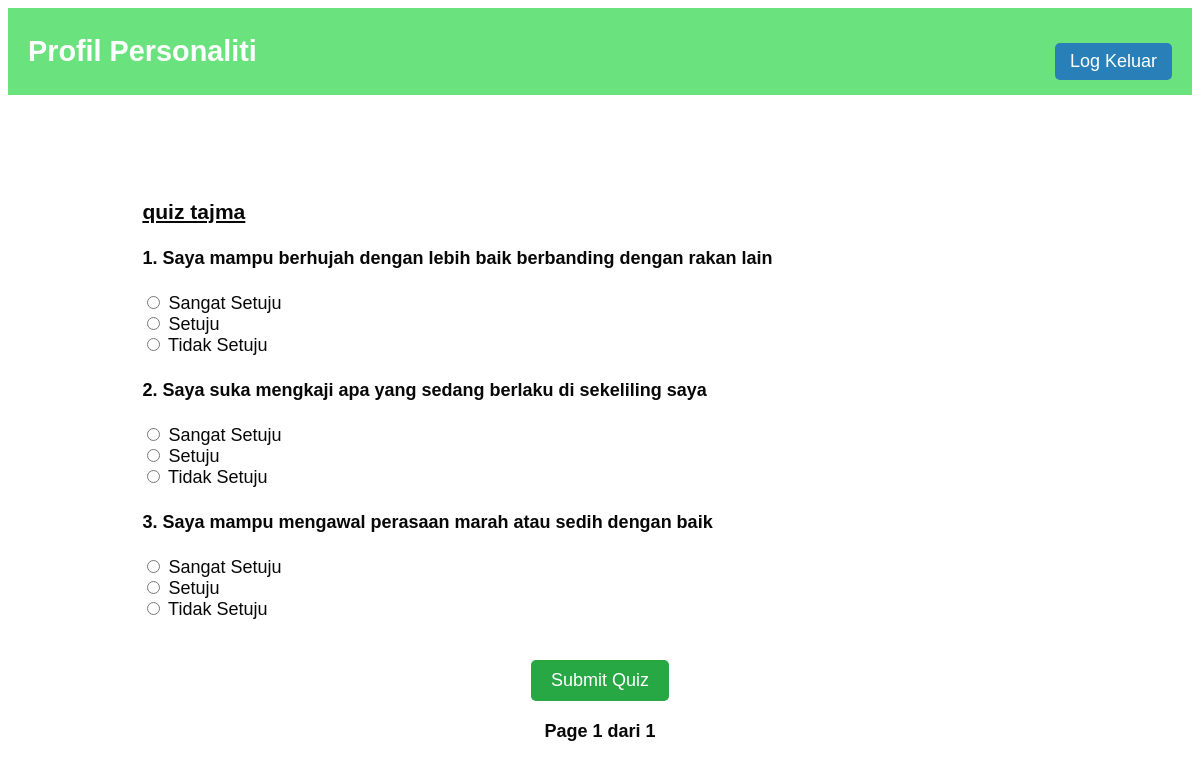
Page /kuiz/quiz/1 (signed in) on the committed database.
### profilpersonaliti/models.py (models this page shows, shortened)
class Quiz(models.Model):
    title = models.CharField(max_length=100)
    is_ready_to_publish = models.BooleanField(default=False)

class Question(models.Model):
    text = models.CharField(max_length=255)
    quiz = models.ForeignKey(Quiz, related_name="questions", on_delete=models.CASCADE)
    question_number = models.IntegerField(blank=True, null=True)
    class Meta:
        ordering = ["text"]

class Choice(models.Model):
    text = models.CharField(max_length=255)
    question = models.ForeignKey(
        Question, related_name="choices", on_delete=models.CASCADE
    )
    score = models.FloatField(default=0)

### profilpersonaliti/views.py (the view)
# urls.py: path("quiz/<int:quiz_id>", views.quizDetail, name="quiz_detail"),
@login_required(login_url="login")
def quizDetail(request, quiz_id):
    quiz = get_object_or_404(Quiz, id=quiz_id)
    questions = quiz.questions.all().order_by('question_number')
    page = request.GET.get("page", 1)  # default to page 1 if no page is specific
    num_of_items = 93
    paginator = Paginator(questions, num_of_items)  # show 3 question for question
    try:
        questions_page = paginator.page(page)
    except PageNotAnInteger:
        questions_page = paginator.page(1)
    except EmptyPage:
        questions_page = paginator.page(paginator.num_pages)
    offset = (questions_page.number - 1) * num_of_items
    context = {
        "quiz": quiz,
        "questions": questions_page,  # Pass the paginated questions
        "offset": offset,
    }
    return render(request, "quiz_detail.html", context)

### templates/quiz_detail.html (shortened to what this page needs)
{% extends "base_quiz.html" %}
{% block content %}
<div class="parent-div">
  <div class="centered-div">
    <h3 class="title">{{ quiz.title }}</h3>
    <form method="POST" id="quizform" action="{% if questions.has_next %}?page={{ questions.next_page_number }}{% else %}{% url 'quiz_submit' quiz.id %}{% endif %}">
      {% for question in questions %}
      <div class="question-block">
        <h4>{{ offset|add:forloop.counter }}. {{ question.text }}</h4>
        <div class="choices">
          {% for choice in question.choices.all %}
          <div class="choice">
            <input type="radio" id="choice_{{ choice.id }}" name="question_{{ question.id }}" value="{{ choice.id }}" />
            <label for="choice_{{ choice.id }}">{{ choice.text }}</label>
          </div>
          {% endfor %}
        </div>
      </div>
      {% endfor %}
      {% if questions.has_next %}
      <div class="pagination">
        <button type="submit" class="submit-button">Next</button>
      </div>
      {% else %}
      <div class="pagination">
        <button type="submit" class="submit-button">Submit Quiz</button>
      </div>
      {% endif %}
    </form>
    <div class="pagination">
      <span class="step-links">
        <span class="current">
          Page {{ questions.number }} dari {{ questions.paginator.num_pages }}
        </span>
      </span>
    </div>
  </div>
</div>
{% endblock content %}

### static/css/style.css (style rules this page uses)
body { font-family: "HeiTi SC Light", "Microsoft YaHei", sans-serif; color: var(--font-color); font-size: 18px; }
:root { --font-color: rgb(8, 8, 8); --primary-color: #6ae27e; --primary-darker: #2980b9; --success-color: #28a745; --error-color: red; --button-color: rgb(121, 117, 234); --button-hover: rgb(90, 86, 200); --light-bg: #f0f0f0; --border-color: #ddd; --message-bg: #e0f7fa; --message-border: #b2ebf2; --message-error-bg: #ffe0b2; --message-error-border: #ffcc80; --message-success-bg: #c8e6c9; --message-success-border: #a5d6a7; }
h1, h2, h3 { font-family: "HeiTi SC Light", "Microsoft YaHei", sans-serif; }
.parent-div { display: flex; align-items: center; justify-content: center; }
.centered-div { align-items: center; width: 80%; margin-top: 4rem; }
button, .submit-button { display: inline-block; width: auto; font-size: large; text-align: center; background-color: var(--button-color); color: white; border: none; border-radius: 5px; cursor: pointer; padding: 10px 20px; margin-top: 20px; }
.submit-button { background-color: var(--success-color); }
.title { text-decoration: underline; }
.pagination { text-align: center; margin-top: 20px; display: flex; justify-content: center; }
.pagination .current { font-weight: bold; }

### rows in the picture
Quiz: title "quiz tajma"
Question: counter "1", text "Saya mampu berhujah dengan lebih baik berbanding dengan rakan lain"
Choice: text "Sangat Setuju"
Choice: text "Setuju"
Choice: text "Tidak Setuju"
Question: question_number "2", text "Saya suka mengkaji apa yang sedang berlaku di sekeliling saya"
Choice: text "Sangat Setuju"
Choice: text "Setuju"
Choice: text "Tidak Setuju"
Question: question_number "3", text "Saya mampu mengawal perasaan marah atau sedih dengan baik"
Choice: text "Sangat Setuju"
Choice: text "Setuju"
Choice: text "Tidak Setuju"

### other values in the picture
{{ questions.number }} "1"
{{ questions.paginator.num_pages }} "1"
